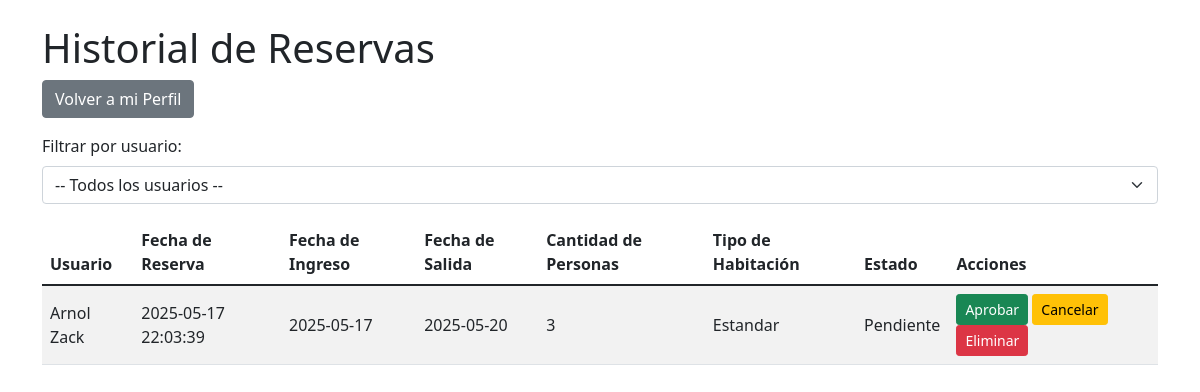
Screenshot of /historial_reservas.php (signed in) with the database file from the repository.
### tables this page shows
CREATE TABLE `reservas` (
  `id` int(11) NOT NULL,
  `usuario_id` int(11) NOT NULL,
  `fecha_reserva` timestamp NOT NULL DEFAULT current_timestamp(),
  `nombre` varchar(50) NOT NULL,
  `apellido` varchar(50) NOT NULL,
  `correo` varchar(100) NOT NULL,
  `fecha_ingreso` date NOT NULL,
  `fecha_salida` date NOT NULL,
  `cantidad_personas` int(3) NOT NULL,
  `tipo_habitacion` varchar(50) NOT NULL,
  `estado` varchar(20) NOT NULL DEFAULT 'pendiente',
  `telefono` varchar(20) NOT NULL,
  `preferencias_especiales` text DEFAULT NULL,
  `metodo_pago` varchar(50) NOT NULL
);

CREATE TABLE `usuarios` (
  `id` int(11) NOT NULL,
  `rol_id` int(11) NOT NULL,
  `correo` varchar(100) NOT NULL,
  `cedula` varchar(20) NOT NULL,
  `nombre` varchar(50) NOT NULL,
  `apellido` varchar(50) NOT NULL,
  `contrasena` varchar(255) NOT NULL,
  `fecha_registro` timestamp NOT NULL DEFAULT current_timestamp(),
  `imagen_perfil` varchar(255) DEFAULT NULL,
  `descripcion` text DEFAULT NULL,
  `fecha_nacimiento` date DEFAULT NULL
);

### historial_reservas.php (the view, shortened to what this page needs)
<?php
include 'CRUD/conexion.php';
$usuario_id = (int)$_SESSION['usuario_id'];
$sqlUser = "SELECT r.descripcion AS tipo_usuario FROM usuarios u
            JOIN roles r ON u.rol_id = r.id
            WHERE u.id = $usuario_id";
$resultUser = $conn->query($sqlUser);
if ($resultUser && $resultUser->num_rows > 0) {
    $userData = $resultUser->fetch_assoc();
    $tipo_usuario = $userData['tipo_usuario'];
} else {
    echo "Error al obtener tipo de usuario.";
    exit;
}
$filtro_usuario = null;
if ($tipo_usuario === 'administrador') {
    if ($filtro_usuario) {
        $sql = "SELECT r.*, u.nombre, u.apellido FROM reservas r
                JOIN usuarios u ON r.usuario_id = u.id
                WHERE r.usuario_id = $filtro_usuario
                ORDER BY r.fecha_reserva DESC";
    } else {
        $sql = "SELECT r.*, u.nombre, u.apellido FROM reservas r
                JOIN usuarios u ON r.usuario_id = u.id
                ORDER BY r.fecha_reserva DESC";
    }
} else {
    $sql = "SELECT * FROM reservas WHERE usuario_id = $usuario_id ORDER BY fecha_reserva DESC";
}
$resultado = $conn->query($sql);
?>
<!DOCTYPE html>
<html lang="es">
<head>
    <link href="https://cdn.jsdelivr.net/npm/bootstrap@5.1.3/dist/css/bootstrap.min.css" rel="stylesheet" />
</head>
<body>
    <div class="container mt-4">
        <h1>Historial de Reservas</h1>
        <a href="perfil.php" class="btn btn-secondary mb-3">
            <i class="fas fa-arrow-left"></i> Volver a mi Perfil
        </a>
        <?php if ($tipo_usuario === 'administrador'): ?>
            <form method="GET" class="mb-3">
                <label for="usuario_id" class="form-label">Filtrar por usuario:</label>
                <select name="usuario_id" id="usuario_id" class="form-select" onchange="this.form.submit()">
                    <option value="">-- Todos los usuarios --</option>
                </select>
            </form>
        <?php endif; ?>
        <?php if ($resultado && $resultado->num_rows > 0): ?>
            <div class="table-responsive">
                <table class="table table-striped align-middle">
                    <thead>
                        <tr>
                            <?php if ($tipo_usuario === 'administrador'): ?>
                                <th>Usuario</th>
                            <?php endif; ?>
                            <th>Fecha de Reserva</th>
                            <th>Fecha de Ingreso</th>
                            <th>Fecha de Salida</th>
                            <th>Cantidad de Personas</th>
                            <th>Tipo de Habitación</th>
                            <th>Estado</th>
                            <th>Acciones</th>
                        </tr>
                    </thead>
                    <tbody>
                        <?php while ($reserva = $resultado->fetch_assoc()): ?>
                            <tr>
                                <?php if ($tipo_usuario === 'administrador'): ?>
                                    <td><?= htmlspecialchars($reserva['nombre'] . ' ' . $reserva['apellido']) ?></td>
                                <?php endif; ?>
                                <td><?= htmlspecialchars($reserva['fecha_reserva']) ?></td>
                                <td><?= htmlspecialchars($reserva['fecha_ingreso']) ?></td>
                                <td><?= htmlspecialchars($reserva['fecha_salida']) ?></td>
                                <td><?= (int)$reserva['cantidad_personas'] ?></td>
                                <td><?= htmlspecialchars(ucfirst($reserva['tipo_habitacion'])) ?></td>
                                <td><?= htmlspecialchars(ucfirst($reserva['estado'])) ?></td>
                                <td>
                                    <?php if ($reserva['estado'] === 'confirmada'): ?>
                                        <a href="cancelar_reserva.php?id=<?= (int)$reserva['id'] ?>" class="btn btn-warning btn-sm">Cancelar</a>
                                    <?php elseif ($reserva['estado'] === 'pendiente' && $tipo_usuario === 'administrador'): ?>
                                        <a href="aprobar_reserva.php?id=<?= (int)$reserva['id'] ?>" class="btn btn-success btn-sm">Aprobar</a>
                                        <a href="cancelar_reserva.php?id=<?= (int)$reserva['id'] ?>" class="btn btn-warning btn-sm">Cancelar</a>
                                    <?php endif; ?>
                                    <?php if ($reserva['estado'] !== 'eliminada'): ?>
                                        <a href="eliminar_reserva.php?id=<?= (int)$reserva['id'] ?>" class="btn btn-danger btn-sm" onclick="return confirm('¿Estás seguro de que deseas eliminar esta reserva?')">Eliminar</a>
                                    <?php endif; ?>
                                </td>
                            </tr>
                        <?php endwhile; ?>
                    </tbody>
                </table>
            </div>
        <?php else: ?>
            <p>No hay reservas para mostrar.</p>
        <?php endif; ?>
    </div>
</body>
</html>

### rows the page displays
reservas: usuario.apellido "Arnol Zack", fecha_reserva "2025-05-17 22:03:39", fecha_ingreso "2025-05-17", fecha_salida "2025-05-20", cantidad_personas "3", tipo_habitacion "Estandar", estado "Pendiente"
